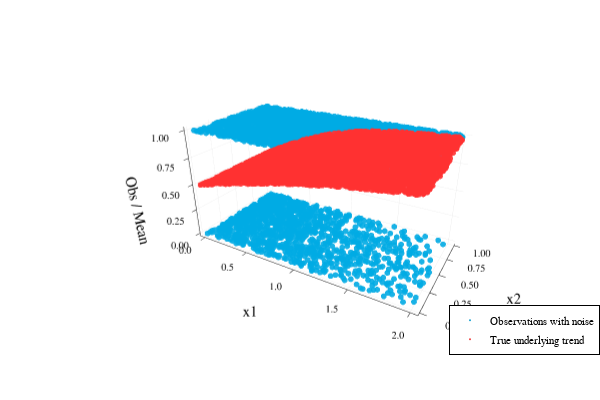

Notebook code cell kept with this figure:
### Markdown cell above
# Visualise Data

### Code cell
Plots.scatter(
    mockdata.x1,
    mockdata.x2,
    mockdata.Y_obs,
    label = "Observations with noise",
    markerstrokewidth = 0,
    markersize = 1,          # smaller dots
    alpha = 0.9,              # more transparency
    color = :deepskyblue3,      # clearer blue than default
    xlabel = "x1",
    ylabel = "x2",
    zlabel = "Obs / Mean",
    legend = :bottomright
)

Plots.scatter!(
    mockdata.x1,
    mockdata.x2,
    mockdata.mean,
    label = "True underlying trend",
    markerstrokewidth = 0,
    markersize = 1,          # slightly larger for emphasis
    alpha = 0.9,               # solid but not harsh
    color = :firebrick2        # strong red, not neon
)

plot!(
    gridalpha = 0.12,
    camera = (30, 25)
)

### Figure 1 — Plotly figure (JSON) as saved in the notebook; plotly's stock layout.template omitted (floating-point values rounded to 4 significant figures; data arrays with more than 128 entries replaced by an {"elided": "..."} marker saying what was removed)
{"data": [{"colorbar": {"len": 0.9143, "title": "", "x": 0.9934, "y": 0.533}, "legendgroup": "Observations with noise", "marker": {"color": "rgba(0, 154, 205, 0.900)", "line": {"color": "rgba(0, 0, 0, 0.900)", "width": 0}, "size": 2, "symbol": "circle"}, "mode": "markers", "name": "Observations with noise", "scene": "scene", "showlegend": true, "type": "scatter3d", "x": {"elided": "5000 float values"}, "xaxis": "x", "y": {"elided": "5000 float values"}, "yaxis": "y", "z": {"elided": "5000 int values"}, "zaxis": "z"}, {"colorbar": {"len": 0.9143, "title": "", "x": 0.9934, "y": 0.533}, "legendgroup": "True underlying trend", "marker": {"color": "rgba(238, 44, 44, 0.900)", "line": {"color": "rgba(0, 0, 0, 0.900)", "width": 0}, "size": 2, "symbol": "circle"}, "mode": "markers", "name": "True underlying trend", "scene": "scene", "showlegend": true, "type": "scatter3d", "x": {"elided": "5000 float values"}, "xaxis": "x", "y": {"elided": "5000 float values"}, "yaxis": "y", "z": {"elided": "5000 float values"}, "zaxis": "z"}], "layout": {"annotations": [], "height": 400, "legend": {"bgcolor": "rgba(255, 255, 255, 1.000)", "bordercolor": "rgba(0, 0, 0, 1.000)", "borderwidth": 1, "font": {"color": "rgba(0, 0, 0, 1.000)", "family": "sans-serif", "size": 11}, "title": {"font": {"color": "rgba(0, 0, 0, 1.000)", "family": "sans-serif", "size": 15}, "text": ""}, "tracegroupgap": 0, "traceorder": "normal", "x": 1, "xanchor": "right", "y": 0.07, "yanchor": "bottom"}, "margin": {"b": 20, "l": 0, "r": 0, "t": 20}, "paper_bgcolor": "rgba(255, 255, 255, 1.000)", "plot_bgcolor": "rgba(255, 255, 255, 1.000)", "scene": {"camera": {"eye": {"x": 1.178, "y": -2.041, "z": 1.099}, "projection": "orthographic"}, "domain": {"x": [0.09128, 0.9934], "y": [0.07581, 0.9902]}, "xaxis": {"gridcolor": "rgba(0, 0, 0, 0.120)", "gridwidth": 0.5, "linecolor": "rgba(0, 0, 0, 1.000)", "mirror": false, "range": [-0.05973, 2.059], "showgrid": true, "showline": true, "showticklabels": true, "tickangle": 0, "tickcolor": "rgb(0, 0, 0)", "tickfont": {"color": "rgba(0, 0, 0, 1.000)", "family": "sans-serif", "size": 11}, "tickmode": "array", "ticks": "inside", "ticktext": ["0.0", "0.5", "1.0", "1.5", "2.0"], "tickvals": [0, 0.5, 1, 1.5, 2], "title": "x1", "titlefont": {"color": "rgba(0, 0, 0, 1.000)", "family": "sans-serif", "size": 15}, "type": "-", "visible": true, "zeroline": false, "zerolinecolor": "rgba(0, 0, 0, 1.000)"}, "yaxis": {"gridcolor": "rgba(0, 0, 0, 0.120)", "gridwidth": 0.5, "linecolor": "rgba(0, 0, 0, 1.000)", "mirror": false, "range": [-0.02981, 1.03], "showgrid": true, "showline": true, "showticklabels": true, "tickangle": 0, "tickcolor": "rgb(0, 0, 0)", "tickfont": {"color": "rgba(0, 0, 0, 1.000)", "family": "sans-serif", "size": 11}, "tickmode": "array", "ticks": "inside", "ticktext": ["0.00", "0.25", "0.50", "0.75", "1.00"], "tickvals": [0, 0.25, 0.5, 0.75, 1], "title": "x2", "titlefont": {"color": "rgba(0, 0, 0, 1.000)", "family": "sans-serif", "size": 15}, "type": "-", "visible": true, "zeroline": false, "zerolinecolor": "rgba(0, 0, 0, 1.000)"}, "zaxis": {"gridcolor": "rgba(0, 0, 0, 0.120)", "gridwidth": 0.5, "linecolor": "rgba(0, 0, 0, 1.000)", "mirror": false, "range": [-0.03, 1.03], "showgrid": true, "showline": true, "showticklabels": true, "tickangle": 0, "tickcolor": "rgb(0, 0, 0)", "tickfont": {"color": "rgba(0, 0, 0, 1.000)", "family": "sans-serif", "size": 11}, "tickmode": "array", "ticks": "inside", "ticktext": ["0.00", "0.25", "0.50", "0.75", "1.00"], "tickvals": [0, 0.25, 0.5, 0.75, 1], "title": "Obs / Mean", "titlefont": {"color": "rgba(0, 0, 0, 1.000)", "family": "sans-serif", "size": 15}, "type": "-", "visible": true, "zeroline": false, "zerolinecolor": "rgba(0, 0, 0, 1.000)"}}, "showlegend": true, "width": 600}}
